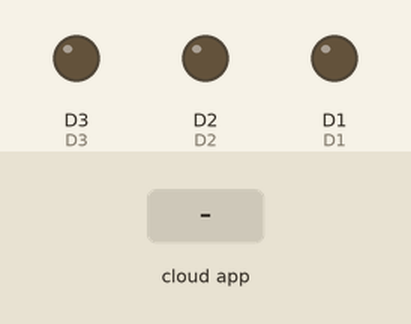
A sketch run on a simulated ESP8266 (NodeMCU). Parts: output pins drawn as LEDs (lit = HIGH). The test bench sets the inputs (shaded band). WiFi joins after 1.5 s; servers stay silent unless stated; what the sketch prints to the serial monitor is not drawn.

Above: at 2.7 s.
2.8 s: the phone or cloud app sets tomada to 64
At 3.8 s:
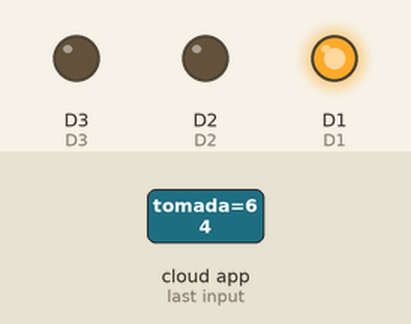
4.3 s: the phone or cloud app sets ar to 64
At 5.0 s:
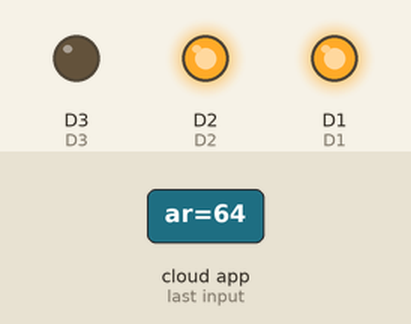
5.8 s: the phone or cloud app sets luz to 64
At 6.1 s:
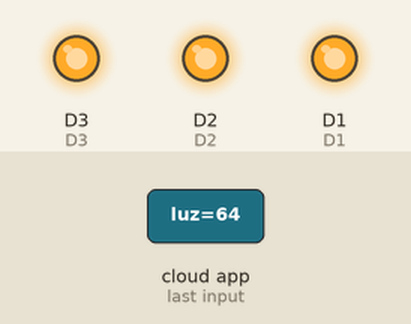
7.3 s: the phone or cloud app sets tomada to 0
At 8.5 s:
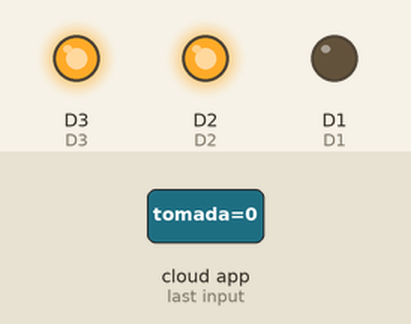
8.8 s: the phone or cloud app sets ar to 0
At 9.6 s:
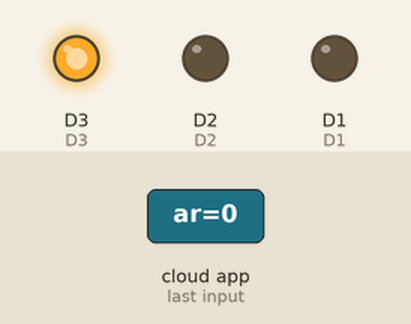
10.3 s: the phone or cloud app sets tomada to 128
At 10.7 s:
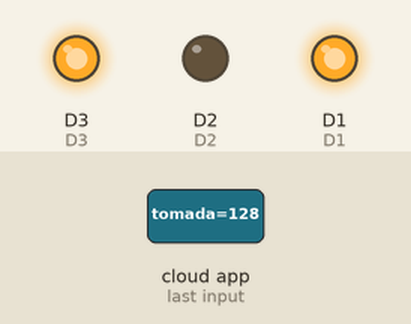
Timing chart, 0 to 12.8 s (numbered marks = the images above; inputs shaded):
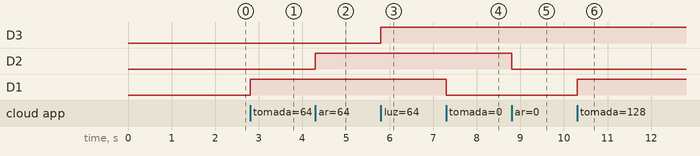

Measured:
- after the input at 2.8 s, D1: LOW → HIGH at once
- after the input at 4.3 s, D2: LOW → HIGH at once
- after the input at 5.8 s, D3: LOW → HIGH at once
- after the input at 7.3 s, D1: HIGH → LOW at once
- after the input at 8.8 s, D2: HIGH → LOW at once
- after the input at 10.3 s, D1: LOW → HIGH at once

The sketch:

nodemcu_alexa.ino
```cpp
#include <ESP8266WiFi.h>
#include <Espalexa.h>

#define ssid  "****"
#define password "***"

#define dev1Nome  "tomada"
#define dev2Nome  "ar"
#define dev3Nome  "luz"

#define D1 5    // porta de saida para ligar primeiro dispositivo - tomada
#define D2 4    // porta de saida para ligar segundo dispotitivo - ventilador / ar
#define D3 0    // porta de saida para ligar terceiro dispositivo - luz - LED

Espalexa espalexa;

void funcaoLigaTomada( uint8_t param);
void funcaoLigaAr( uint8_t param);
void funcaoLigaLuz( uint8_t param);
void setup() {
  Serial.begin( 115200 );
  WiFi.begin( ssid, password );
  Serial.println( "Conectando");
  while ( WiFi.status() != WL_CONNECTED ) {
    Serial.print("." );
    delay(100);
  }
  Serial.println("Conectado");

  espalexa.addDevice( dev1Nome, funcaoLigaTomada);
  espalexa.addDevice( dev2Nome, funcaoLigaAr);
  espalexa.addDevice( dev3Nome, funcaoLigaLuz);

  pinMode( D1, OUTPUT );
  pinMode( D2, OUTPUT );
  pinMode( D3, OUTPUT );
  espalexa.begin();
}
void loop() {
  espalexa.loop();
}

// funcao construida para ligar dispositivo TOMADA
void funcaoLigaTomada( uint8_t param ){
  Serial.println( param );
  if ( param == 0 ) {
    digitalWrite ( D1, LOW );
    Serial.println("Tomada: desligada");
  }
  else {
    digitalWrite ( D1, HIGH );
    Serial.println("Tomada: Ligada");
  }
}

// funcao construida paar ligar dispositivo AR
void funcaoLigaAr( uint8_t param ){

  Serial.println( param );
  if ( param == 0 ) {
    digitalWrite ( D2, LOW );
    Serial.println("Ar: desligado");
  }
  else {
    digitalWrite ( D2, HIGH );
    Serial.println("Ar: Ligado");
  }
}


// funcao construida para ligar dispositivo LUZ
void funcaoLigaLuz( uint8_t param ){

  Serial.println( param );
  if ( param == 0 ) {
    digitalWrite ( D3, LOW );
    Serial.println("Luz: desligada");
  }
  else {
    digitalWrite ( D3, HIGH );
    Serial.println("Luz: Ligada");

  }
}
```
